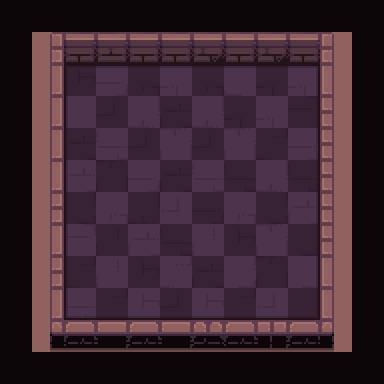

Rendered tile map (Tiled .tmx) drawn with the repository's tilesets; below, a short description and the full map source, tile grids included:
An orthogonal 12x12 tile map with 32x32 px tiles, 5 tile layers (checkers, path, types, ground, ...) and 34 objects (32x hero, frame, strategy).

<map version="1.2" tiledversion="2019.03.13" orientation="orthogonal" renderorder="right-down" width="12" height="12" tilewidth="32" tileheight="32" infinite="0" nextlayerid="498" nextobjectid="264">
 <tileset firstgid="1" name="tileset" tilewidth="32" tileheight="32" spacing="2" margin="1" tilecount="200" columns="10">
  <image source="tileset.png" trans="000000" width="340" height="680" />
  <terraintypes>
   <terrain name="floor" tile="79" />
   <terrain name="wall" tile="69" />
   <terrain name="hole" tile="78" />
   <terrain name="infected" tile="77" />
  </terraintypes>
 </tileset>
 <layer id="487" name="checkers" width="12" height="12">
  <data encoding="csv">
0,69,0,69,0,69,0,69,0,69,0,69,
69,0,69,0,69,0,69,0,69,0,69,0,
0,69,0,69,0,69,0,69,0,69,0,69,
69,0,69,0,69,0,69,0,69,0,69,0,
0,69,0,69,0,69,0,69,0,69,0,69,
69,0,69,0,69,0,69,0,69,0,69,0,
0,69,0,69,0,69,0,69,0,69,0,69,
69,0,69,0,69,0,69,0,69,0,69,0,
0,69,0,69,0,69,0,69,0,69,0,69,
69,0,69,0,69,0,69,0,69,0,69,0,
0,69,0,69,0,69,0,69,0,69,0,69,
69,0,69,0,69,0,69,0,69,0,69,0
</data>
 </layer>
 <objectgroup id="14" name="camera">
  <object id="12" name="frame" type="frame" x="51" y="33" width="282.67" height="301" />
  <object id="15" name="strategy" type="strategy" x="-6" y="136">
   <point />
  </object>
 </objectgroup>
 <layer id="488" name="path" width="12" height="12">
  <data encoding="csv">
0,0,0,0,0,0,0,0,0,0,0,0,
0,0,0,0,0,0,0,0,0,0,0,0,
0,0,80,80,80,80,80,80,80,80,0,0,
0,0,80,80,80,80,80,80,80,80,0,0,
0,0,80,80,80,80,80,80,80,80,0,0,
0,0,80,80,80,80,80,80,80,80,0,0,
0,0,80,80,80,80,80,80,80,80,0,0,
0,0,80,80,80,80,80,80,80,80,0,0,
0,0,80,80,80,80,80,80,80,80,0,0,
0,0,80,80,80,80,80,80,80,80,0,0,
0,0,0,0,0,0,0,0,0,0,0,0,
0,0,0,0,0,0,0,0,0,0,0,0
</data>
 </layer>
 <objectgroup id="2" name="objects">
  <object id="33" name="hero" type="hero" x="83.8333" y="310.834">
   <point />
  </object>
  <object id="202" name="hero" type="hero" x="113.666" y="308.667">
   <point />
  </object>
  <object id="203" name="hero" type="hero" x="146.333" y="310.334">
   <point />
  </object>
  <object id="204" name="hero" type="hero" x="176.666" y="310.667">
   <point />
  </object>
  <object id="212" name="hero" type="hero" x="208.5" y="312.167">
   <point />
  </object>
  <object id="213" name="hero" type="hero" x="238.333" y="310">
   <point />
  </object>
  <object id="214" name="hero" type="hero" x="271" y="311.667">
   <point />
  </object>
  <object id="215" name="hero" type="hero" x="301.333" y="312">
   <point />
  </object>
  <object id="240" name="hero" type="hero" x="84.5003" y="241.501">
   <point />
  </object>
  <object id="241" name="hero" type="hero" x="114.333" y="239.334">
   <point />
  </object>
  <object id="242" name="hero" type="hero" x="147" y="241.001">
   <point />
  </object>
  <object id="243" name="hero" type="hero" x="177.333" y="241.334">
   <point />
  </object>
  <object id="244" name="hero" type="hero" x="209.167" y="242.834">
   <point />
  </object>
  <object id="245" name="hero" type="hero" x="239" y="240.667">
   <point />
  </object>
  <object id="246" name="hero" type="hero" x="271.667" y="242.334">
   <point />
  </object>
  <object id="247" name="hero" type="hero" x="302" y="242.667">
   <point />
  </object>
  <object id="248" name="hero" type="hero" x="86.5003" y="174.834">
   <point />
  </object>
  <object id="249" name="hero" type="hero" x="116.333" y="172.667">
   <point />
  </object>
  <object id="250" name="hero" type="hero" x="149" y="174.334">
   <point />
  </object>
  <object id="251" name="hero" type="hero" x="179.333" y="174.667">
   <point />
  </object>
  <object id="252" name="hero" type="hero" x="211.167" y="176.167">
   <point />
  </object>
  <object id="253" name="hero" type="hero" x="241" y="174">
   <point />
  </object>
  <object id="254" name="hero" type="hero" x="273.667" y="175.667">
   <point />
  </object>
  <object id="255" name="hero" type="hero" x="304" y="176">
   <point />
  </object>
  <object id="256" name="hero" type="hero" x="84.5003" y="110.834">
   <point />
  </object>
  <object id="257" name="hero" type="hero" x="114.333" y="108.667">
   <point />
  </object>
  <object id="258" name="hero" type="hero" x="147" y="110.334">
   <point />
  </object>
  <object id="259" name="hero" type="hero" x="177.333" y="110.667">
   <point />
  </object>
  <object id="260" name="hero" type="hero" x="209.167" y="112.167">
   <point />
  </object>
  <object id="261" name="hero" type="hero" x="239" y="110">
   <point />
  </object>
  <object id="262" name="hero" type="hero" x="271.667" y="111.667">
   <point />
  </object>
  <object id="263" name="hero" type="hero" x="302" y="112">
   <point />
  </object>
 </objectgroup>
 <layer id="495" name="types" width="12" height="12">
  <data encoding="csv">
79,79,79,79,79,79,79,79,79,79,79,79,
79,70,70,70,70,70,70,70,70,70,70,79,
79,70,80,80,80,80,80,80,80,80,70,79,
79,70,80,80,80,80,80,80,80,80,70,79,
79,70,80,80,80,80,80,80,80,80,70,79,
79,70,80,80,80,80,80,80,80,80,70,79,
79,70,80,80,80,80,80,80,80,80,70,79,
79,70,80,80,80,80,80,80,80,80,70,79,
79,70,80,80,80,80,80,80,80,80,70,79,
79,70,80,80,80,80,80,80,80,80,70,79,
79,70,70,70,70,70,70,70,70,70,70,79,
79,79,79,79,79,79,79,79,79,79,79,79
</data>
 </layer>
 <layer id="496" name="ground" width="12" height="12">
  <data encoding="csv">
0,0,0,0,0,0,0,0,0,0,0,0,
0,1,2,3,2,2,4,2,4,2,6,0,
0,11,18,123,27,144,27,134,30,144,16,0,
0,11,133,37,122,39,122,30,144,28,26,0,
0,11,39,152,37,143,37,143,7,123,26,0,
0,11,153,29,123,39,152,38,122,38,26,0,
0,21,17,141,8,151,9,141,17,153,26,0,
0,11,142,40,153,38,154,18,143,17,26,0,
0,21,7,154,18,121,39,131,29,131,16,0,
0,31,152,7,132,37,132,7,151,19,36,0,
0,41,42,52,42,52,43,42,53,45,46,0,
0,0,0,0,0,0,0,0,0,0,0,0
</data>
 </layer>
 <layer id="497" name="floor_shadow" width="12" height="12">
  <data encoding="csv">
0,0,0,0,0,0,0,0,0,0,0,0,
0,0,0,0,0,0,0,0,0,0,0,0,
0,0,12,13,13,13,13,13,13,15,0,0,
0,0,22,0,0,0,0,0,0,25,0,0,
0,0,22,0,0,0,0,0,0,25,0,0,
0,0,22,0,0,0,0,0,0,25,0,0,
0,0,22,0,0,0,0,0,0,25,0,0,
0,0,22,0,0,0,0,0,0,25,0,0,
0,0,22,0,0,0,0,0,0,25,0,0,
0,0,32,33,33,33,33,33,33,35,0,0,
0,0,0,0,0,0,0,0,0,0,0,0,
0,0,0,0,0,0,0,0,0,0,0,0
</data>
 </layer>
</map>
